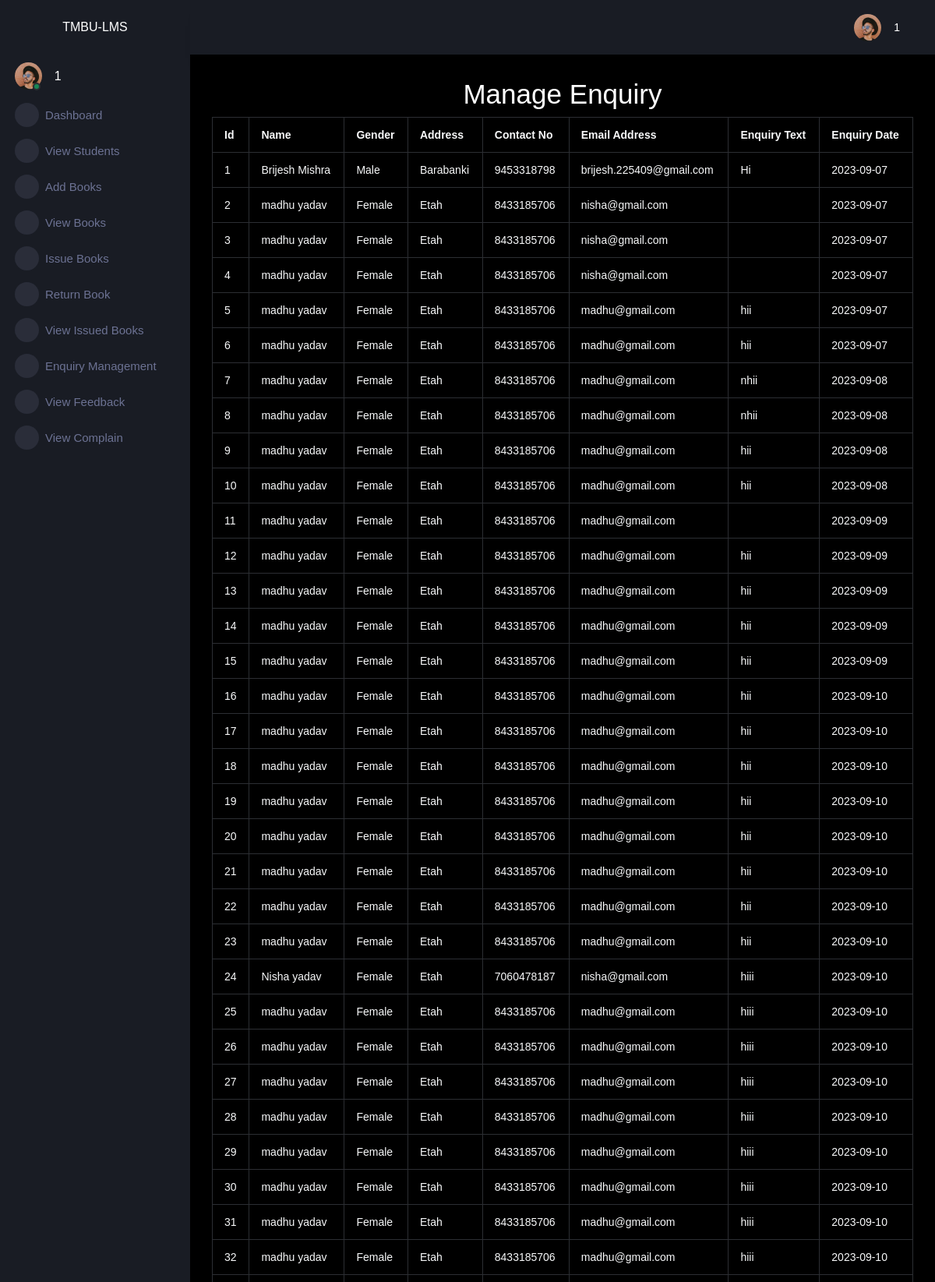
Page /adminapp/viewenquiry/ (signed in, upper part) on the committed database.
### lmsapp/models.py (models this page shows)
class Enquiry(models.Model):
    name=models.CharField(max_length=50)
    gender=models.CharField(max_length=6)
    address=models.TextField()
    contactno=models.CharField(max_length=10)
    emailaddress=models.CharField(max_length=50)
    enquirytext=models.TextField()
    enquirydate=models.CharField(max_length=30)

### adminapp/views.py (the view)
# urls.py: path('viewenquiry/',views.viewenquiry,name='viewenquiry'),
@cache_control(no_cache=True,must_revalidate=True,no_store=True)
def viewenquiry(request):
    try:
        if request.session['adminid']!=None:
            adminid=request.session['adminid']
            enq=Enquiry.objects.all()
            return render(request,"viewenquiry.html",{'adminid':adminid,'enq':enq})
    except KeyError:
        return redirect('lmsapp:login')

### adminapp/templates/viewenquiry.html (shortened to what this page needs)
{% extends "adminparent.html" %}
{% block body %}
    <div class="row">
        <h1 style="text-align:center;">Manage Enquiry</h1>
        <div class="col-sm-12">
              <table class=" table table-bordered text-light">
             <tr>
                <th>Id</th>
                <th>Name</th>
                <th>Gender</th>
                <th>Address</th>
                <th>Contact No</th>
                <th>Email Address</th>
                <th>Enquiry Text</th>
                <th>Enquiry Date</th>
             </tr>
             {% for e in enq %}
             <tr>
                <td>{{forloop.counter}}</td>
                <td>{{e.name}}</td>
                <td>{{e.gender}}</td>
                <td>{{e.address}}</td>
                <td>{{e.contactno}}</td>
                <td>{{e.emailaddress}}</td>
                <td>{{e.enquirytext}}</td>
                <td>{{e.enquirydate}}</td>
             </tr>
             {% endfor %}
              </table>
        </div>
    </div>
{% endblock body %}

### rows in the picture
Enquiry: name "Brijesh Mishra", gender "Male", address "Barabanki", contactno "9453318798", emailaddress "brijesh.225409@gmail.com", enquirytext "Hi", enquirydate "2023-09-07"
Enquiry: name "madhu yadav", gender "Female", address "Etah", contactno "8433185706", emailaddress "nisha@gmail.com", enquirydate "2023-09-07"
Enquiry: name "madhu yadav", gender "Female", address "Etah", contactno "8433185706", emailaddress "nisha@gmail.com", enquirydate "2023-09-07"
Enquiry: name "madhu yadav", gender "Female", address "Etah", contactno "8433185706", emailaddress "nisha@gmail.com", enquirydate "2023-09-07"
Enquiry: name "madhu yadav", gender "Female", address "Etah", contactno "8433185706", emailaddress "madhu@gmail.com", enquirytext "hii", enquirydate "2023-09-07"
Enquiry: name "madhu yadav", gender "Female", address "Etah", contactno "8433185706", emailaddress "madhu@gmail.com", enquirytext "hii", enquirydate "2023-09-07"
Enquiry: name "madhu yadav", gender "Female", address "Etah", contactno "8433185706", emailaddress "madhu@gmail.com", enquirytext "nhii", enquirydate "2023-09-08"
Enquiry: name "madhu yadav", gender "Female", address "Etah", contactno "8433185706", emailaddress "madhu@gmail.com", enquirytext "nhii", enquirydate "2023-09-08"
Enquiry: name "madhu yadav", gender "Female", address "Etah", contactno "8433185706", emailaddress "madhu@gmail.com", enquirytext "hii", enquirydate "2023-09-08"
Enquiry: name "madhu yadav", gender "Female", address "Etah", contactno "8433185706", emailaddress "madhu@gmail.com", enquirytext "hii", enquirydate "2023-09-08"
Enquiry: name "madhu yadav", gender "Female", address "Etah", contactno "8433185706", emailaddress "madhu@gmail.com", enquirydate "2023-09-09"
Enquiry: name "madhu yadav", gender "Female", address "Etah", contactno "8433185706", emailaddress "madhu@gmail.com", enquirytext "hii", enquirydate "2023-09-09"
Enquiry: name "madhu yadav", gender "Female", address "Etah", contactno "8433185706", emailaddress "madhu@gmail.com", enquirytext "hii", enquirydate "2023-09-09"
Enquiry: name "madhu yadav", gender "Female", address "Etah", contactno "8433185706", emailaddress "madhu@gmail.com", enquirytext "hii", enquirydate "2023-09-09"
Enquiry: name "madhu yadav", gender "Female", address "Etah", contactno "8433185706", emailaddress "madhu@gmail.com", enquirytext "hii", enquirydate "2023-09-09"
Enquiry: name "madhu yadav", gender "Female", address "Etah", contactno "8433185706", emailaddress "madhu@gmail.com", enquirytext "hii", enquirydate "2023-09-10"
Enquiry: name "madhu yadav", gender "Female", address "Etah", contactno "8433185706", emailaddress "madhu@gmail.com", enquirytext "hii", enquirydate "2023-09-10"
Enquiry: name "madhu yadav", gender "Female", address "Etah", contactno "8433185706", emailaddress "madhu@gmail.com", enquirytext "hii", enquirydate "2023-09-10"
Enquiry: name "madhu yadav", gender "Female", address "Etah", contactno "8433185706", emailaddress "madhu@gmail.com", enquirytext "hii", enquirydate "2023-09-10"
Enquiry: name "madhu yadav", gender "Female", address "Etah", contactno "8433185706", emailaddress "madhu@gmail.com", enquirytext "hii", enquirydate "2023-09-10"
Enquiry: name "madhu yadav", gender "Female", address "Etah", contactno "8433185706", emailaddress "madhu@gmail.com", enquirytext "hii", enquirydate "2023-09-10"
Enquiry: name "madhu yadav", gender "Female", address "Etah", contactno "8433185706", emailaddress "madhu@gmail.com", enquirytext "hii", enquirydate "2023-09-10"
Enquiry: name "madhu yadav", gender "Female", address "Etah", contactno "8433185706", emailaddress "madhu@gmail.com", enquirytext "hii", enquirydate "2023-09-10"
Enquiry: name "Nisha yadav", gender "Female", address "Etah", contactno "7060478187", emailaddress "nisha@gmail.com", enquirytext "hiii", enquirydate "2023-09-10"
Enquiry: name "madhu yadav", gender "Female", address "Etah", contactno "8433185706", emailaddress "madhu@gmail.com", enquirytext "hiii", enquirydate "2023-09-10"
Enquiry: name "madhu yadav", gender "Female", address "Etah", contactno "8433185706", emailaddress "madhu@gmail.com", enquirytext "hiii", enquirydate "2023-09-10"
Enquiry: name "madhu yadav", gender "Female", address "Etah", contactno "8433185706", emailaddress "madhu@gmail.com", enquirytext "hiii", enquirydate "2023-09-10"
Enquiry: name "madhu yadav", gender "Female", address "Etah", contactno "8433185706", emailaddress "madhu@gmail.com", enquirytext "hiii", enquirydate "2023-09-10"
Enquiry: name "madhu yadav", gender "Female", address "Etah", contactno "8433185706", emailaddress "madhu@gmail.com", enquirytext "hiii", enquirydate "2023-09-10"
Enquiry: name "madhu yadav", gender "Female", address "Etah", contactno "8433185706", emailaddress "madhu@gmail.com", enquirytext "hiii", enquirydate "2023-09-10"
Enquiry: name "madhu yadav", gender "Female", address "Etah", contactno "8433185706", emailaddress "madhu@gmail.com", enquirytext "hiii", enquirydate "2023-09-10"
Enquiry: name "madhu yadav", gender "Female", address "Etah", contactno "8433185706", emailaddress "madhu@gmail.com", enquirytext "hiii", enquirydate "2023-09-10"

### other values in the picture
{{ adminid }} "1"
